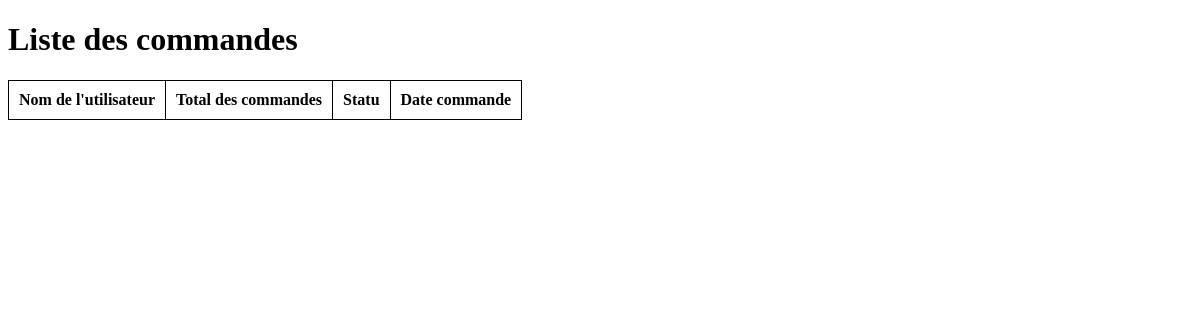
The app's page /commandes/, older data.
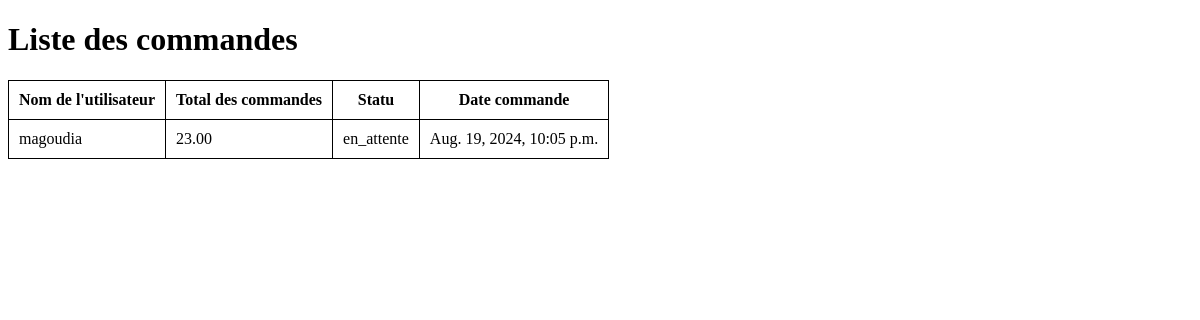
The same page, newer data.
### E_shop/models.py (models this page shows, shortened)
class Commande(models.Model):
    STATUT_CHOIX = [
        ('en_attente', 'En attente'),
        ('expediee', 'Expédiée'),
        ('livree', 'Livrée'),
        ('annulee', 'Annulée'),
    ]
    utilisateur = models.ForeignKey(User, on_delete=models.CASCADE)
    total = models.DecimalField(max_digits=10, decimal_places=2)
    statut = models.CharField(max_length=10, choices=STATUT_CHOIX, default='en_attente')
    date_commande = models.DateTimeField(auto_now_add=True)

### E_shop/views.py (the view)
# urls.py: path('commandes/', liste_commande, name='liste_commande'),
def liste_commande (request):
    commandes = Commande.objects.all() # Récupère tous les commandes de la base de données
    return render(request, 'liste_commande.html', {'commandes': commandes})  # Rend la page HTML avec les commandes

### E_shop/templates/liste_commande.html (shortened to what this page needs)
<!DOCTYPE html>
<html lang="fr">
<head>
</head>
<body>
    <h1>Liste des commandes</h1>
    <table>
        <thead>
            <tr>
                <th>Nom de l'utilisateur</th>
                <th>Total des commandes</th>
                <th>Statu</th>
                <th>Date commande</th>
            </tr>
        </thead>
        <tbody>
            {% for commande in commandes %}
            <tr>
                <td>{{ commande.utilisateur }}</td>
                <td>{{ commande.total }} </td>
                <td>{{ commande.statut }} </td>
                <td>{{ commande.date_commande }} </td>
            </tr>
            {% endfor %}
        </tbody>
    </table>
</body>
</html>

Row changes from the older to the newer data that the page shows:
added Commande: utilisateur "magoudia", total "23.00", statut "en_attente", date_commande "Aug. 19, 2024, 10:05 p.m."
